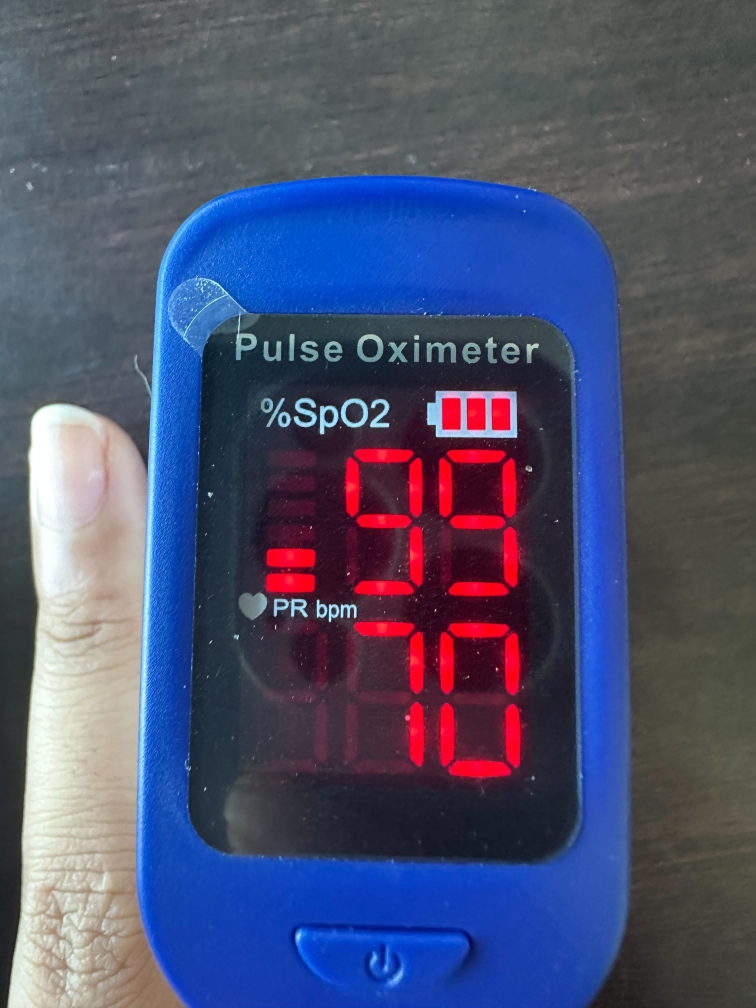
#> input picture backend/computer_vision/IMG_2523.jpg, 3024 x 4032 px (shown at 1/4 size)
$ python readDigits.py
#> lines starting #> are read from the running program, lines starting #| are printed output that depends on the picture; after the words box and inside, x2 and y2 are one past the last pixel; in counts of white or black regions, pixels touching at a corner belong together
# Code adapted from https://pyimagesearch.com/2017/02/13/recognizing-digits-with-opencv-and-python/
from imutils.perspective import four_point_transform
from imutils import contours
import imutils
import cv2
import numpy as np

DIGITS_LOOKUP = {
	(1, 1, 1, 0, 1, 1, 1): 0,
	(0, 0, 1, 0, 0, 1, 0): 1,
	(1, 0, 1, 1, 1, 1, 0): 2,
	(1, 0, 1, 1, 0, 1, 1): 3,
	(0, 1, 1, 1, 0, 1, 0): 4,
	(1, 1, 0, 1, 0, 1, 1): 5,
	(1, 1, 0, 1, 1, 1, 1): 6,
	(1, 0, 1, 0, 0, 1, 0): 7,
	(1, 1, 1, 1, 1, 1, 1): 8,
	(1, 1, 1, 1, 0, 1, 1): 9
}

def find_spo2_digits(image_name):
#> called with image_name = 'IMG_2523.jpg'
    image = cv2.imread(image_name)
#> image is the input picture: shape (4032, 3024, 3); mean B, G, R 110.8, 81.5, 76.9
    image = imutils.resize(image, height=500)
#> image: shape (500, 375, 3)

    # Convert the image to HSV color space
    hsv = cv2.cvtColor(image, cv2.COLOR_BGR2HSV)
#> hsv: shape (500, 375, 3); mean H, S, V 93.2, 101.1, 121.6

    # Define a range for blue color in HSV
    lower_blue = np.array([100, 175, 0])
    upper_blue = np.array([140, 255, 255])

    # Create a binary mask for blue regions
    mask = cv2.inRange(hsv, lower_blue, upper_blue)
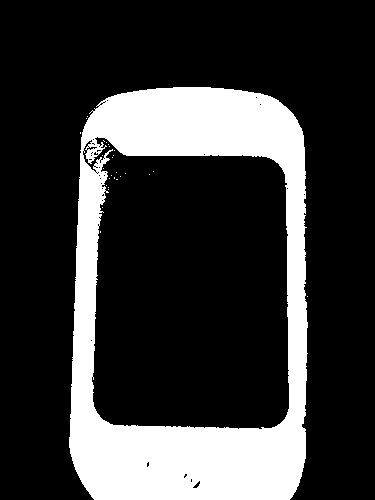
#> mask: shape (500, 375); 21.9% white; 28 white regions (27 under 20 px), largest, box (x1, y1, x2, y2) and area: (69, 87, 308, 500) 41081

    # Apply Canny edge detection to the masked image
    blur = cv2.GaussianBlur(mask, (5, 5), 0)
    edge_map = cv2.Canny(blur, 50, 150)
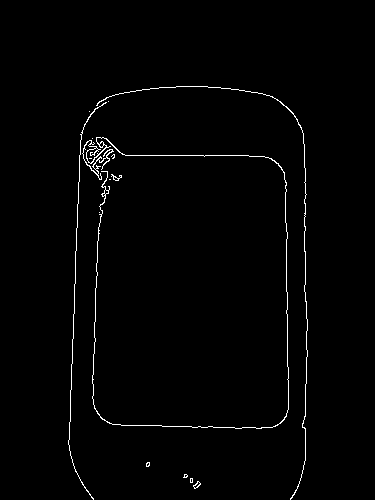
#> edge_map: shape (500, 375); 1.3% white in thin lines or dots, all inside (x1, y1, x2, y2) = (68, 86, 308, 500)

    # Find contours
    contours, _ = cv2.findContours(edge_map, cv2.RETR_EXTERNAL, cv2.CHAIN_APPROX_SIMPLE)
#> contours = 15 contours, 10 with area under 20; largest, box (x1, y1, x2, y2) and area: (82, 137, 289, 429) 182, (96, 86, 308, 500) 42, (193, 481, 201, 489) 25, (68, 102, 107, 500) 25, (111, 174, 122, 181) 20

    # Find the largest contour
    largest_contour = max(contours, key=cv2.contourArea)
#> largest_contour = contour of 645 points, box (x1, y1, x2, y2) (82, 137, 289, 429), area 182

    # Fit a rotated rectangle to the largest contour
    rect = cv2.minAreaRect(largest_contour)
#> rect = ((185.2, 282.5), (204.4, 292.2), -0.424)
    box = cv2.boxPoints(rect)
#> box = [[84.05, 429.3], [81.88, 137.1], [286.3, 135.6], [288.5, 427.8]]
    box = np.intp(box)
#> box = [[84, 429], [81, 137], [286, 135], [288, 427]]

    # Create a mask for the region inside the LCD including the extrapolated corner
    lcd_mask = np.zeros_like(mask)
    cv2.drawContours(lcd_mask, [box], -1, (255), thickness=cv2.FILLED)
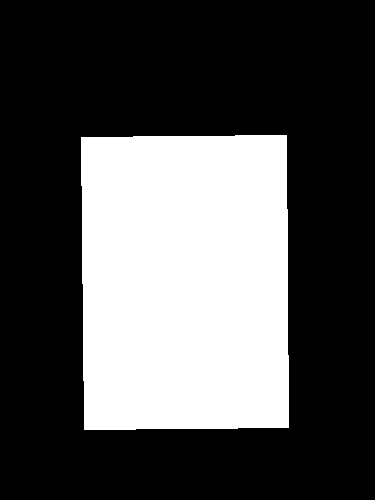
#> lcd_mask: shape (500, 375); 32.1% white; 1 white region, box (x1, y1, x2, y2) and area: (81, 135, 289, 430) 60217

    # Bitwise AND with the original image to extract the region inside the LCD
    output = four_point_transform(image, box.reshape(4,2))


    # Convert the image to HSV color space
    hsv = cv2.cvtColor(output, cv2.COLOR_BGR2HSV)
#> hsv: shape (292, 205, 3); mean H, S, V 132.5, 142.7, 100.4

    # Define a range for red color in HSV
    lower_red1 = np.array([0,70,50])
    upper_red1 = np.array([15,255,255])
    lower_red2 = np.array([172,150,150])
    upper_red2 = np.array([180,255,255])
    # Create a binary mask for red regions
    mask1 = cv2.inRange(hsv, lower_red1, upper_red1)
#> mask1: shape (292, 205); 0.01% white in thin lines or dots, all inside (x1, y1, x2, y2) = (91, 104, 139, 200)
    mask2 = cv2.inRange(hsv, lower_red2, upper_red2)
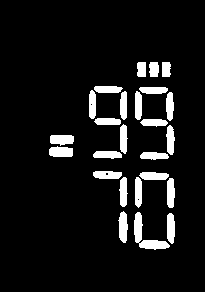
#> mask2: shape (292, 205); 8.3% white; 25 white regions, largest, box (x1, y1, x2, y2) and area: (134, 212, 170, 250) 458, (118, 211, 128, 243) 234, (49, 146, 73, 157) 227


    thresh = cv2.threshold(mask1|mask2, 0, 255,
    cv2.THRESH_BINARY_INV | cv2.THRESH_OTSU)[1]
    kernel = cv2.getStructuringElement(cv2.MORPH_ELLIPSE, (1, 5))
    thresh = cv2.morphologyEx(thresh, cv2.MORPH_OPEN, kernel)
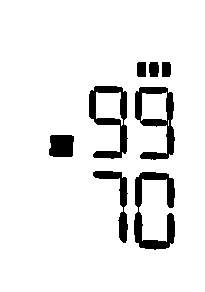
#> thresh: shape (292, 205); 91.4% white; 8 black regions

    # find contours in the thresholded image, then initialize the
    # digit contours lists
    cnts = cv2.findContours(cv2.bitwise_not(thresh.copy()), cv2.RETR_EXTERNAL,
    cv2.CHAIN_APPROX_SIMPLE)
#> cnts = 8 contours; box (x1, y1, x2, y2) and area: (135, 87, 175, 160) 1646, (89, 86, 128, 159) 1629, (134, 172, 175, 250) 1120, (93, 171, 128, 243) 550, (49, 135, 74, 157) 464, (149, 62, 159, 77) 115, (137, 62, 146, 77) 111, (162, 62, 171, 77) 109
    cnts = imutils.grab_contours(cnts)
    digitCnts = []
    # loop over the digit area candidates
    for c in cnts:
        # compute the bounding box of the contour
        (x, y, w, h) = cv2.boundingRect(c)
        # if the contour is sufficiently large, it must be a digit
        if w >= 15 and (h >= 65 and h <= 80):
            digitCnts.append(c)
#> this loop made 8 passes
#> (x, y, w, h) on passes 1 to 8: (134, 172, 41, 78), (93, 171, 35, 72), (49, 135, 25, 22), (135, 87, 40, 73), (89, 86, 39, 73), (162, 62, 9, 15), (149, 62, 10, 15), (137, 62, 9, 15)
#> after the loop, digitCnts = 4 contours; box (x1, y1, x2, y2) and area: (135, 87, 175, 160) 1646, (89, 86, 128, 159) 1629, (134, 172, 175, 250) 1120, (93, 171, 128, 243) 550

    # sort the contours from left-to-right, then initialize the
    # actual digits themselves
    digitCnts = imutils.contours.sort_contours(digitCnts,method="top-to-bottom")[0]
    digits = []
    # loop over each of the digits
    for c in digitCnts:
        # extract the digit ROI
        (x, y, w, h) = cv2.boundingRect(c)
        roi = thresh[y:y + h, x:x + w]
        # compute the width and height of each of the 7 segments
        # we are going to examine
        (roiH, roiW) = roi.shape
        (dW, dH) = (int(roiW * 0.15), int(roiH * 0.1))
        dHC = int(roiH * 0.03)
        # define the set of 7 segments
        segments = [
            ((0, 0), (w, dH)),	# top
            ((0, 0), (dW, h // 2)),	# top-left
            ((w - dW, 0), (w, h // 2)),	# top-right
            ((0, (h // 2) - dHC) , (w, (h // 2) + dHC)), # center
            ((0, h // 2), (dW, h)),	# bottom-left
            ((w - dW, h // 2), (w, h)),	# bottom-right
            ((0, h - dH), (w, h))	# bottom
        ]
        on = [0] * len(segments)
        # loop over the segments
        for (i, ((xA, yA), (xB, yB))) in enumerate(segments):
            # extract the segment ROI, count the total number of
            # thresholded pixels in the segment, and then compute
            # the area of the segment
            segROI = roi[yA:yB, xA:xB]
            total = cv2.countNonZero(segROI)
            area = (xB - xA) * (yB - yA)
            # if the total number of non-zero pixels is greater than
            # 50% of the area, mark the segment as "on"
            if total / float(area) < 0.5:
                on[i]= 1
        # lookup the digit and draw it on the image
        digit = DIGITS_LOOKUP[tuple(on)]
        digits.append(digit)
        cv2.rectangle(output, (x, y), (x + w, y + h), (0, 255, 0), 1)
        cv2.putText(output, str(digit), (x - 10, y - 10),
            cv2.FONT_HERSHEY_SIMPLEX, 0.65, (0, 255, 0), 2)
#> this loop made 4 passes
#> (x, y, w, h, roiH, roiW, dW, digit) on passes 1 to 4: (89, 86, 39, 73, 73, 39, 5, 9), (135, 87, 40, 73, 73, 40, 6, 9), (93, 171, 35, 72, 72, 35, 5, 7), (134, 172, 41, 78, 78, 41, 6, 0)
#> pass 1, in find_spo2_digits, `roi = thresh[y:y + h, x:x + w]`:
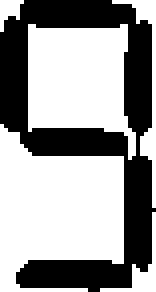
#> roi: shape (73, 39) (shown 4 times larger); 60.6% white; 1 black region, box (x1, y1, x2, y2) and area: (0, 0, 39, 73) 1122
#> after the loop:
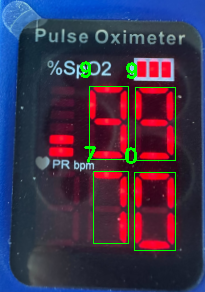
#> output: shape (292, 205, 3); mean B, G, R 76.1, 51.3, 63.3
#> after the loop, digits = [9, 9, 7, 0]
    print(digits)
#| [9, 9, 7, 0]
    cv2.imshow("Input", image)
    cv2.imshow("Output", output)
    cv2.waitKey(0)
    return digits

for name in ['IMG_2523.jpg', 'IMG_2524.jpg']:
    find_spo2_digits(name)
#> pass 2 of the loop `for name in ['IMG_2523.jpg', 'IMG_2524.jpg']:`:
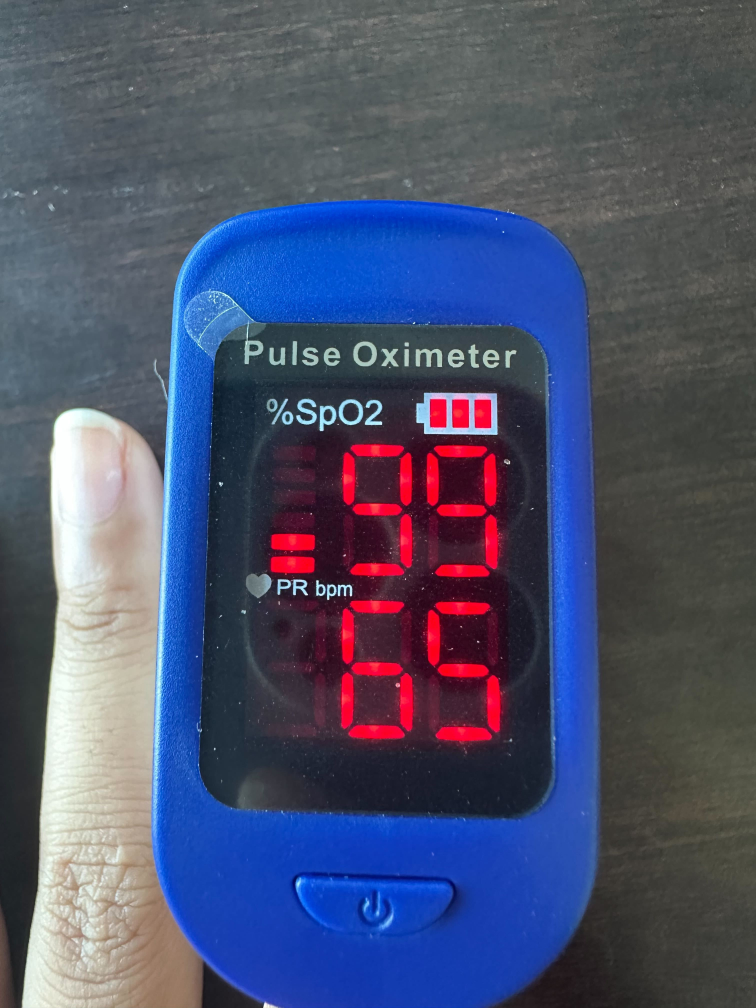
#> input picture backend/computer_vision/IMG_2524.jpg, 3024 x 4032 px (shown at 1/4 size)
#> in find_spo2_digits, image is the input picture: shape (4032, 3024, 3); mean B, G, R 109.2, 82.4, 77
#> image: shape (500, 375, 3)
#> in find_spo2_digits (call 2), `mask = cv2.inRange(hsv, lower_blue, upper_blue)`:
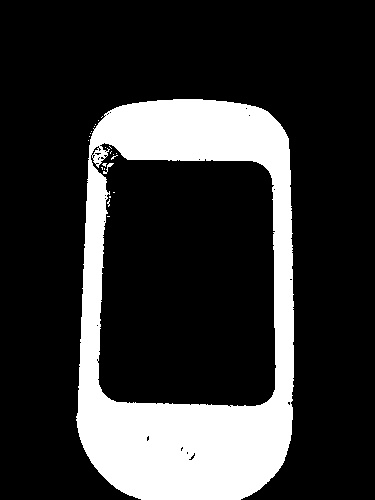
#> mask: shape (500, 375); 20.4% white; 23 white regions (21 under 20 px), largest, box (x1, y1, x2, y2) and area: (76, 99, 294, 500) 38092, (103, 163, 114, 174) 35
#> edge_map: shape (500, 375); 1.2% white in thin lines or dots, all inside (x1, y1, x2, y2) = (76, 98, 294, 500)
#> contours = 10 contours, 8 with area under 20; largest, box (x1, y1, x2, y2) and area: (90, 143, 276, 406) 41946, (76, 98, 294, 500) 96
#> largest_contour = contour of 189 points, box (x1, y1, x2, y2) (90, 143, 276, 406), area 41946
#> rect = ((182.7, 274), (182.7, 263.7), -0.644)
#> in find_spo2_digits (call 2), `box = cv2.boxPoints(rect)`: box = [[92.78, 406.8], [89.82, 143.1], [272.5, 141.1], [275.5, 404.8]]
#> in find_spo2_digits (call 2), `box = np.intp(box)`: box = [[92, 406], [89, 143], [272, 141], [275, 404]]
#> lcd_mask: shape (500, 375); 25.9% white; 1 white region, box (x1, y1, x2, y2) and area: (89, 141, 276, 407) 48582
#> mask1: shape (263, 183); 0% white in thin lines or dots, all inside (x1, y1, x2, y2) = (94, 108, 96, 140)
#> mask2: shape (263, 183); 8.8% white; 28 white regions, largest, box (x1, y1, x2, y2) and area: (106, 191, 113, 220) 178, (124, 217, 152, 226) 178, (149, 193, 157, 220) 175
#> kernel = [1, 1, 1, 1, 1]
#> cnts = 8 contours; box (x1, y1, x2, y2) and area: (77, 155, 113, 224) 1444, (121, 79, 157, 144) 1298, (79, 78, 114, 144) 731, (120, 156, 157, 226) 704, (43, 122, 65, 142) 366, (123, 56, 131, 70) 84, (145, 57, 153, 70) 82, (134, 57, 142, 70) 81
#> the loop in find_spo2_digits (call 2), `for c in cnts:` made 8 passes
#> (x, y, w, h) on passes 1 to 8: (120, 156, 37, 70), (77, 155, 36, 69), (43, 122, 22, 20), (121, 79, 36, 65), (79, 78, 35, 66), (145, 57, 8, 13), (134, 57, 8, 13), (123, 56, 8, 14)
#> after the loop in find_spo2_digits (call 2), `for c in cnts:`: digitCnts = 4 contours; box (x1, y1, x2, y2) and area: (77, 155, 113, 224) 1444, (121, 79, 157, 144) 1298, (79, 78, 114, 144) 731, (120, 156, 157, 226) 704
#> the loop in find_spo2_digits (call 2), `for c in digitCnts:` made 4 passes
#> (x, y, w, h, roiH, roiW, dH, dHC) on passes 1 to 4: (79, 78, 35, 66, 66, 35, 6, 1), (121, 79, 36, 65, 65, 36, 6, 1), (77, 155, 36, 69, 69, 36, 6, 2), (120, 156, 37, 70, 70, 37, 7, 2)
#> after the loop in find_spo2_digits (call 2), `for c in digitCnts:`:
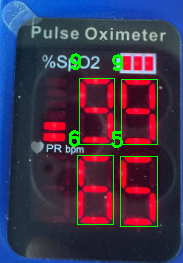
#> output: shape (263, 183, 3); mean B, G, R 76.8, 53.2, 64.4
#> after the loop in find_spo2_digits (call 2), `for c in digitCnts:`: digits = [9, 9, 6, 5]
#| [9, 9, 6, 5]
